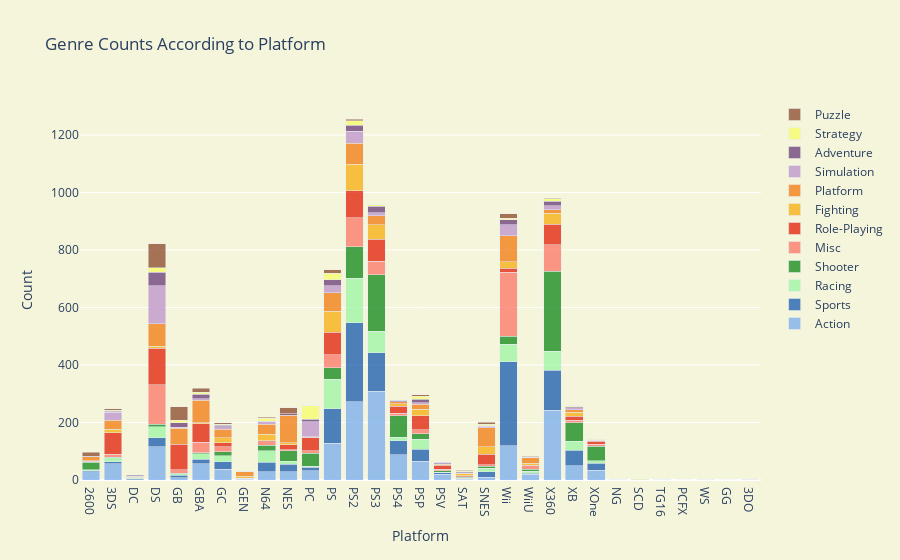

Write notebook code for a chart like this one.
### Code cell
trace1 = go.Bar(
    x=xaction.groupby("Platform")["Global_Sales"].sum().index,
    y=xaction.groupby("Platform")["Global_Sales"].sum().values,
    opacity=0.75,
    name="Action",
    marker=dict(color="rgb(119,172,238)")
)
trace2 = go.Bar(
    x=xsports.groupby("Platform")["Global_Sales"].sum().index,
    y=xsports.groupby("Platform")["Global_Sales"].sum().values,
    opacity=0.75,
    name="Sports",
    marker=dict(color="rgb(21,90,174)")
)
trace3 = go.Bar(
    x=xrace.groupby("Platform")["Global_Sales"].sum().index,
    y=xrace.groupby("Platform")["Global_Sales"].sum().values,
    opacity=0.75,
    name="Racing",
    marker=dict(color="rgb(156,245,163)")
)
trace4 = go.Bar(
    x=xshooter.groupby("Platform")["Global_Sales"].sum().index,
    y=xshooter.groupby("Platform")["Global_Sales"].sum().values,
    opacity=0.75,
    name="Shooter",
    marker=dict(color="rgb(14,135,23)")
)
trace5 = go.Bar(
    x=xmisc.groupby("Platform")["Global_Sales"].sum().index,
    y=xmisc.groupby("Platform")["Global_Sales"].sum().values,
    opacity=0.75,
    name="Misc",
    marker=dict(color="rgb(252,118,103)")
)
trace6 = go.Bar(
    x=xrole.groupby("Platform")["Global_Sales"].sum().index,
    y=xrole.groupby("Platform")["Global_Sales"].sum().values,
    opacity=0.75,
    name="Role-Playing",
    marker=dict(color="rgb(226,28,5)")
)
trace7 = go.Bar(
    x=xfight.groupby("Platform")["Global_Sales"].sum().index,
    y=xfight.groupby("Platform")["Global_Sales"].sum().values,
    opacity=0.75,
    name="Fighting",
    marker=dict(color="rgb(247,173,13)")
)
trace8 = go.Bar(
    x=xplatform.groupby("Platform")["Global_Sales"].sum().index,
    y=xplatform.groupby("Platform")["Global_Sales"].sum().values,
    opacity=0.75,
    name="Platform",
    marker=dict(color="rgb(242,122,13)")
)
trace9 = go.Bar(
    x=xsimulation.groupby("Platform")["Global_Sales"].sum().index,
    y=xsimulation.groupby("Platform")["Global_Sales"].sum().values,
    opacity=0.75,
    name="Simulation",
    marker=dict(color="rgb(188,145,202)")
)
trace10 = go.Bar(
    x=xadventure.groupby("Platform")["Global_Sales"].sum().index,
    y=xadventure.groupby("Platform")["Global_Sales"].sum().values,
    opacity=0.75,
    name="Adventure",
    marker=dict(color="rgb(104,57,119)")
)
trace11 = go.Bar(
    x=xstrategy.groupby("Platform")["Global_Sales"].sum().index,
    y=xstrategy.groupby("Platform")["Global_Sales"].sum().values,
    opacity=0.75,
    name="Strategy",
    marker=dict(color="rgb(245,253,104)")
)
trace12 = go.Bar(
    x=xpuzzle.groupby("Platform")["Global_Sales"].sum().index,
    y=xpuzzle.groupby("Platform")["Global_Sales"].sum().values,
    opacity=0.75,
    name="Puzzle",
    marker=dict(color="rgb(138,72,40)")
)

data = [trace1, trace2, trace3, trace4, trace5, trace6, trace7, trace8, trace9, trace10, trace11, trace12]
layout = go.Layout(barmode='stack',
                   title = 'Genre Counts According to Platform',
                   xaxis = dict(title='Platform'),
                   yaxis = dict(title='Count'),
                   paper_bgcolor='beige',
                   plot_bgcolor='beige'
                   )
fig = go.Figure(data=data, layout=layout)
fig.show()

### Figure 1 — Plotly figure (JSON) as saved in the notebook; plotly's stock layout.template omitted (floating-point values rounded to 4 significant figures)
{"data": [{"marker": {"color": "rgb(119,172,238)"}, "name": "Action", "opacity": 0.75, "type": "bar", "x": ["2600", "3DS", "DC", "DS", "GB", "GBA", "GC", "GEN", "N64", "NES", "PC", "PS", "PS2", "PS3", "PS4", "PSP", "PSV", "SAT", "SNES", "Wii", "WiiU", "X360", "XB", "XOne"], "y": [29.34, 57.02, 1.26, 115.6, 7.92, 55.76, 37.84, 2.74, 29.58, 28.75, 31.53, 127.0, 272.8, 307.9, 87.06, 64.72, 20.01, 0.65, 10.08, 118.6, 19.35, 242.7, 49.28, 33.79]}, {"marker": {"color": "rgb(21,90,174)"}, "name": "Sports", "opacity": 0.75, "type": "bar", "x": ["2600", "3DS", "DC", "DS", "GB", "GBA", "GC", "GEN", "N64", "NES", "NG", "PC", "PS", "PS2", "PS3", "PS4", "PSP", "PSV", "SAT", "SNES", "Wii", "WiiU", "X360", "XB", "XOne"], "y": [3.43, 6.2, 3.66, 31.83, 9.05, 16.41, 25.49, 3.2, 32.8, 26.85, 0.02, 12.01, 121.0, 273.4, 135.6, 50.07, 41.69, 4.88, 2.79, 17.87, 292.1, 3.32, 139.1, 54.27, 23.97]}, {"marker": {"color": "rgb(156,245,163)"}, "name": "Racing", "opacity": 0.75, "type": "bar", "x": ["2600", "3DS", "DC", "DS", "GB", "GBA", "GC", "GEN", "N64", "NES", "PC", "PS", "PS2", "PS3", "PS4", "PSP", "PSV", "SAT", "SCD", "SNES", "Wii", "WiiU", "X360", "XB", "XOne"], "y": [2.91, 14.49, 2.65, 38.64, 4.55, 18.8, 21.89, 0.26, 40.09, 9.78, 4.06, 103.2, 156.3, 73.95, 11.53, 34.73, 2.95, 2.4, 0.07, 13.49, 61.28, 7.77, 65.99, 31.49, 8.8]}, {"marker": {"color": "rgb(14,135,23)"}, "name": "Shooter", "opacity": 0.75, "type": "bar", "x": ["2600", "3DS", "DC", "DS", "GB", "GBA", "GC", "GEN", "N64", "NES", "PC", "PS", "PS2", "PS3", "PS4", "PSP", "PSV", "SAT", "SNES", "TG16", "Wii", "WiiU", "X360", "XB", "XOne"], "y": [26.48, 1.29, 0.33, 8.2, 1.2, 3.6, 13.63, 0.13, 19.27, 35.62, 45.32, 39.31, 108.6, 196.0, 75.32, 19.77, 4.57, 3.98, 6.07, 0.02, 28.77, 6.17, 278.6, 63.55, 51.61]}, {"marker": {"color": "rgb(252,118,103)"}, "name": "Misc", "opacity": 0.75, "type": "bar", "x": ["2600", "3DS", "DS", "GB", "GBA", "GC", "GEN", "N64", "NES", "PC", "PS", "PS2", "PS3", "PS4", "PSP", "PSV", "SAT", "SCD", "SNES", "Wii", "WiiU", "X360", "XB", "XOne"], "y": [3.58, 10.48, 137.8, 13.35, 36.25, 16.73, 0.03, 11.19, 3.59, 8.56, 44.9, 101.1, 47.85, 7.4, 13.96, 5.18, 1.2, 0.1, 5.02, 221.1, 12.23, 91.96, 9.58, 6.86]}, {"marker": {"color": "rgb(226,28,5)"}, "name": "Role-Playing", "opacity": 0.75, "type": "bar", "x": ["3DS", "DC", "DS", "GB", "GBA", "GC", "GEN", "N64", "NES", "PC", "PCFX", "PS", "PS2", "PS3", "PS4", "PSP", "PSV", "SAT", "SCD", "SNES", "WS", "Wii", "WiiU", "X360", "XB", "XOne"], "y": [75.74, 0.68, 126.8, 88.24, 64.21, 13.15, 0.27, 3.36, 18.78, 47.78, 0.03, 78.3, 93.5, 75.3, 25.77, 49.05, 13.39, 3.76, 0.06, 36.43, 1.22, 14.06, 2.47, 71.98, 13.51, 9.48]}, {"marker": {"color": "rgb(247,173,13)"}, "name": "Fighting", "opacity": 0.75, "type": "bar", "x": ["2600", "3DS", "DC", "DS", "GBA", "GC", "GEN", "N64", "NES", "NG", "PC", "PS", "PS2", "PS3", "PS4", "PSP", "PSV", "SAT", "SNES", "Wii", "WiiU", "X360", "XB", "XOne"], "y": [1.24, 10.46, 1.83, 7.2, 4.21, 18.43, 5.9, 22.08, 6.54, 1.42, 0.27, 72.68, 92.6, 51.7, 8.04, 21.97, 3.15, 8.52, 26.95, 23.86, 6.36, 37.64, 13.55, 2.31]}, {"marker": {"color": "rgb(242,122,13)"}, "name": "Platform", "opacity": 0.75, "type": "bar", "x": ["2600", "3DS", "DC", "DS", "GB", "GBA", "GC", "GEN", "GG", "N64", "NES", "PC", "PS", "PS2", "PS3", "PS4", "PSP", "PSV", "SAT", "SCD", "SNES", "Wii", "WiiU", "X360", "XB", "XOne"], "y": [13.27, 32.23, 2.54, 77.45, 54.91, 78.3, 28.66, 15.45, 0.04, 36.13, 95.78, 0.49, 64.21, 72.51, 30.33, 7.01, 17.28, 3.03, 0.76, 1.5, 65.65, 90.74, 21.24, 11.39, 9.66, 0.81]}, {"marker": {"color": "rgb(188,145,202)"}, "name": "Simulation", "opacity": 0.75, "type": "bar", "x": ["2600", "3DO", "3DS", "DC", "DS", "GB", "GBA", "GC", "N64", "PC", "PS", "PS2", "PS3", "PS4", "PSP", "PSV", "SAT", "SNES", "Wii", "WiiU", "X360", "XB", "XOne"], "y": [0.45, 0.02, 27.08, 0.52, 132.0, 3.55, 5.91, 8.59, 10.19, 51.91, 25.33, 42.66, 10.79, 0.77, 6.28, 0.08, 1.13, 5.63, 36.97, 0.21, 14.45, 7.11, 0.54]}, {"marker": {"color": "rgb(104,57,119)"}, "name": "Adventure", "opacity": 0.75, "type": "bar", "x": ["2600", "3DO", "3DS", "DC", "DS", "GB", "GBA", "GC", "GEN", "N64", "NES", "PC", "PS", "PS2", "PS3", "PS4", "PSP", "PSV", "SAT", "SNES", "TG16", "Wii", "WiiU", "X360", "XB", "XOne"], "y": [1.7, 0.06, 4.81, 2.5, 47.29, 17.16, 14.68, 5.93, 0.19, 0.45, 4.38, 10.09, 20.97, 21.16, 22.9, 4.7, 10.69, 4.18, 4.16, 1.5, 0.14, 18.43, 0.17, 15.23, 3.06, 2.51]}, {"marker": {"color": "rgb(245,253,104)"}, "name": "Strategy", "opacity": 0.75, "type": "bar", "x": ["3DS", "DS", "GB", "GBA", "GC", "GEN", "N64", "PC", "PS", "PS2", "PS3", "PS4", "PSP", "PSV", "SAT", "SCD", "SNES", "WS", "Wii", "WiiU", "X360", "XB", "XOne"], "y": [2.09, 15.39, 8.05, 7.45, 4.32, 0.19, 10.33, 45.88, 21.67, 15.15, 4.94, 0.41, 10.62, 0.31, 3.24, 0.14, 4.98, 0.2, 5.23, 1.24, 10.13, 2.78, 0.38]}, {"marker": {"color": "rgb(138,72,40)"}, "name": "Puzzle", "opacity": 0.75, "type": "bar", "x": ["2600", "3DO", "3DS", "DS", "GB", "GBA", "GC", "N64", "NES", "PC", "PS", "PS2", "PS3", "PS4", "PSP", "PSV", "SAT", "SNES", "Wii", "WiiU", "X360", "XB"], "y": [14.68, 0.02, 5.57, 84.29, 47.47, 12.92, 4.7, 3.41, 21, 0.92, 12.08, 5.9, 0.6, 0.02, 5.52, 0.2, 1, 6.38, 15.67, 1.33, 0.85, 0.42]}], "layout": {"barmode": "stack", "paper_bgcolor": "beige", "plot_bgcolor": "beige", "title": {"text": "Genre Counts According to Platform"}, "xaxis": {"title": {"text": "Platform"}}, "yaxis": {"title": {"text": "Count"}}}}
